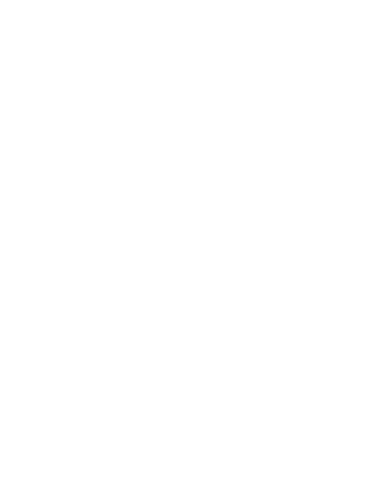
Frame 1 (no input)
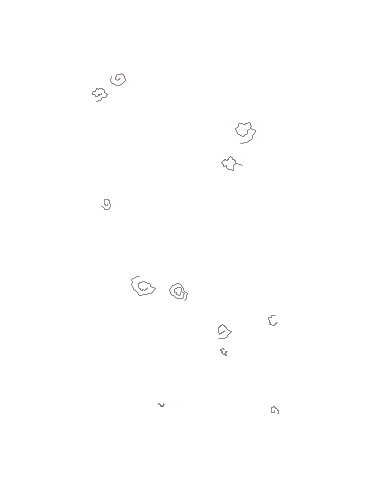
Frame 60 (the mouse pressed at the canvas centre just before this capture)
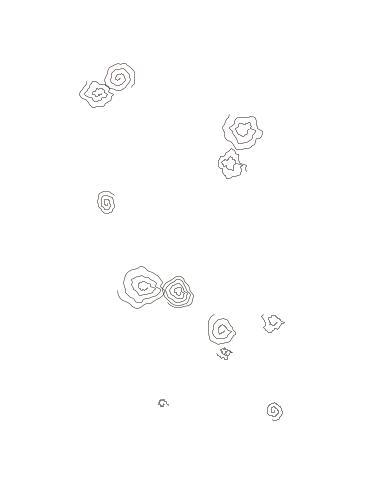
Frame 120 (the mouse held since frame 60 and released just before this capture)

The Processing sketch that drew these frames (run headless with seeded random() and noise(); from frame 60 on, the mouse is pressed at the canvas centre):

// Processing sketch: processing_153263
// ── processing_153263.pde

/* OpenProcessing Tweak of *@*http://www.openprocessing.org/sketch/2808*@* */
/* !do not delete the line above, required for linking your tweak if you upload again */

Spiral[] s;
int numSpirals = 12;
void setup(){
  size(380, 500);
  smooth();

  s = new Spiral[numSpirals];
  for(int i = 0; i < numSpirals; i++){
    s[i] = new Spiral(random(width/7, width*6/7), random(height/7, height*6/7));
  }
  noFill();
  strokeWeight(0.5);
}

void draw(){
  background(255);
  for(int i = 0; i < numSpirals; i++){
    s[i].draw();
  }
}


class Polar{

  float ang, dim;

  Polar(float a, float d){
    ang = a;
    dim = d;
  }
}

class Spiral{
  ArrayList polar;
  int angSteps;    // divisiones del giro completo; puntos por vuelta
  float angInc;    // incremento en el ángulo por cada punto del espiral
  float ang;       // angulo actual
  float amp, sp;   // amplificación y espaciador por cada vuelta
  float ox, oy;    // coordanadas del centro del espiral
  boolean grow;    // switch para controlar si crece o no
  int seed;
  color st;
  float alfa = 255;
  int fadeSteps;

  Spiral(float x, float y){
    polar = new ArrayList(); 
    reset();
    ox = x;
    oy = y;
    ang = TWO_PI;
  }

  void draw(){
    if(grow) {
      calc();
    }
    else{
      fade();
    }

    pushMatrix();
    translate(ox, oy);
    stroke(st, alfa);
    beginShape();
    for(int i = 0; i < polar.size(); i++){
      Polar p = (Polar)polar.get(i);

      float x = cos(p.ang) * p.dim;
      float y = sin(p.ang) * p.dim;

      curveVertex(x,y);

      if(x+ox > width || x+ox < 0 || y+oy > height || y+oy < 0){
        grow = false;
      }
    }
    endShape();
    popMatrix(); 
  }

  void calc(){
    noiseSeed(seed);
    float num = (float)millis()/100;
    int z = polar.size();
    if(z > angSteps){
      Polar a = (Polar)polar.get(z-angSteps);   // tome el valor de la vuelta anterior
      Polar p = new Polar(ang, a.dim + sp + noise(num)*amp);
      polar.add(p);
    }
    else{
      Polar p = new Polar(ang, noise(num)*amp + sp*((float)z/(float)angSteps));
      polar.add(p);
    }
    ang += angInc;
  }

  void fade(){

    alfa -= 255/(float)fadeSteps;
    if (alfa <= 5) reset();


  }

  void reset(){
    polar.clear();
    ox = random(width/7, width*6/7);
    oy = random(height/7, height*6/7); 
    grow = true;
    alfa = 255;
    amp = random(2, 10);
    sp = random(0.9, 4);
    seed = (int)random(100000);
    st = color(random(10, 50), random(10, 40), random(10, 26));
    if(round(random(10)) % 2 == 0) angInc *= -1;
    fadeSteps = round(random(25, 50));
    angSteps = round(random(24, 120));
    angInc = TWO_PI / (float)angSteps;
  }

}
